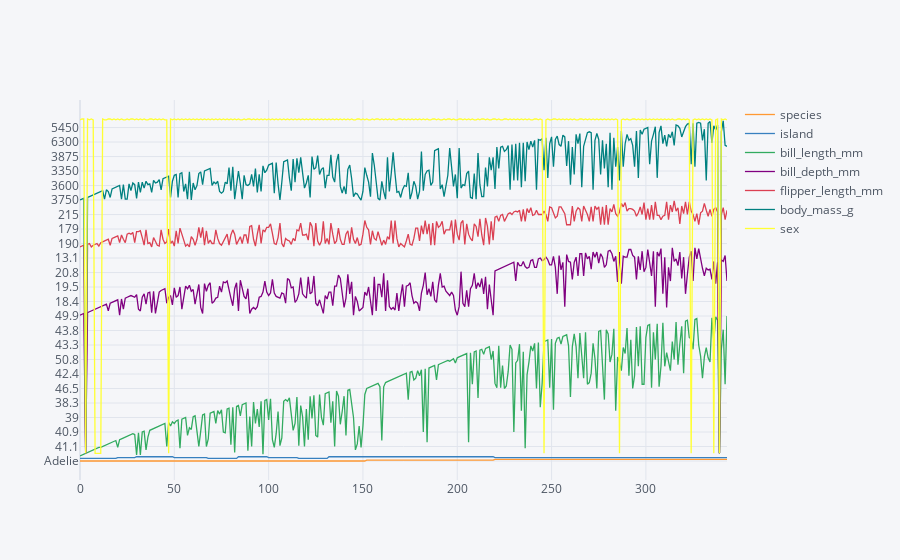

The notebook cell saved with this chart:
### Code cell
penguins.iplot()

### Figure 1 — Plotly figure (JSON) as saved in the notebook; plotly's stock layout.template omitted (floating-point values rounded to 4 significant figures; data arrays with more than 128 entries replaced by an {"elided": "..."} marker saying what was removed)
{"data": [{"line": {"color": "rgba(255, 153, 51, 1.0)", "dash": "solid", "shape": "linear", "width": 1.3}, "mode": "lines", "name": "species", "text": "", "type": "scatter", "x": {"elided": "344 int values"}, "y": {"elided": "344 str values"}}, {"line": {"color": "rgba(55, 128, 191, 1.0)", "dash": "solid", "shape": "linear", "width": 1.3}, "mode": "lines", "name": "island", "text": "", "type": "scatter", "x": {"elided": "344 int values"}, "y": {"elided": "344 str values"}}, {"line": {"color": "rgba(50, 171, 96, 1.0)", "dash": "solid", "shape": "linear", "width": 1.3}, "mode": "lines", "name": "bill_length_mm", "text": "", "type": "scatter", "x": {"elided": "344 int values"}, "y": {"elided": "344 mixed values"}}, {"line": {"color": "rgba(128, 0, 128, 1.0)", "dash": "solid", "shape": "linear", "width": 1.3}, "mode": "lines", "name": "bill_depth_mm", "text": "", "type": "scatter", "x": {"elided": "344 int values"}, "y": {"elided": "344 mixed values"}}, {"line": {"color": "rgba(219, 64, 82, 1.0)", "dash": "solid", "shape": "linear", "width": 1.3}, "mode": "lines", "name": "flipper_length_mm", "text": "", "type": "scatter", "x": {"elided": "344 int values"}, "y": {"elided": "344 mixed values"}}, {"line": {"color": "rgba(0, 128, 128, 1.0)", "dash": "solid", "shape": "linear", "width": 1.3}, "mode": "lines", "name": "body_mass_g", "text": "", "type": "scatter", "x": {"elided": "344 int values"}, "y": {"elided": "344 mixed values"}}, {"line": {"color": "rgba(255, 255, 51, 1.0)", "dash": "solid", "shape": "linear", "width": 1.3}, "mode": "lines", "name": "sex", "text": "", "type": "scatter", "x": {"elided": "344 int values"}, "y": {"elided": "344 str values"}}], "layout": {"legend": {"bgcolor": "#F5F6F9", "font": {"color": "#4D5663"}}, "paper_bgcolor": "#F5F6F9", "plot_bgcolor": "#F5F6F9", "title": {"font": {"color": "#4D5663"}}, "xaxis": {"gridcolor": "#E1E5ED", "showgrid": true, "tickfont": {"color": "#4D5663"}, "title": {"font": {"color": "#4D5663"}, "text": ""}, "zerolinecolor": "#E1E5ED"}, "yaxis": {"gridcolor": "#E1E5ED", "showgrid": true, "tickfont": {"color": "#4D5663"}, "title": {"font": {"color": "#4D5663"}, "text": ""}, "zerolinecolor": "#E1E5ED"}}}
